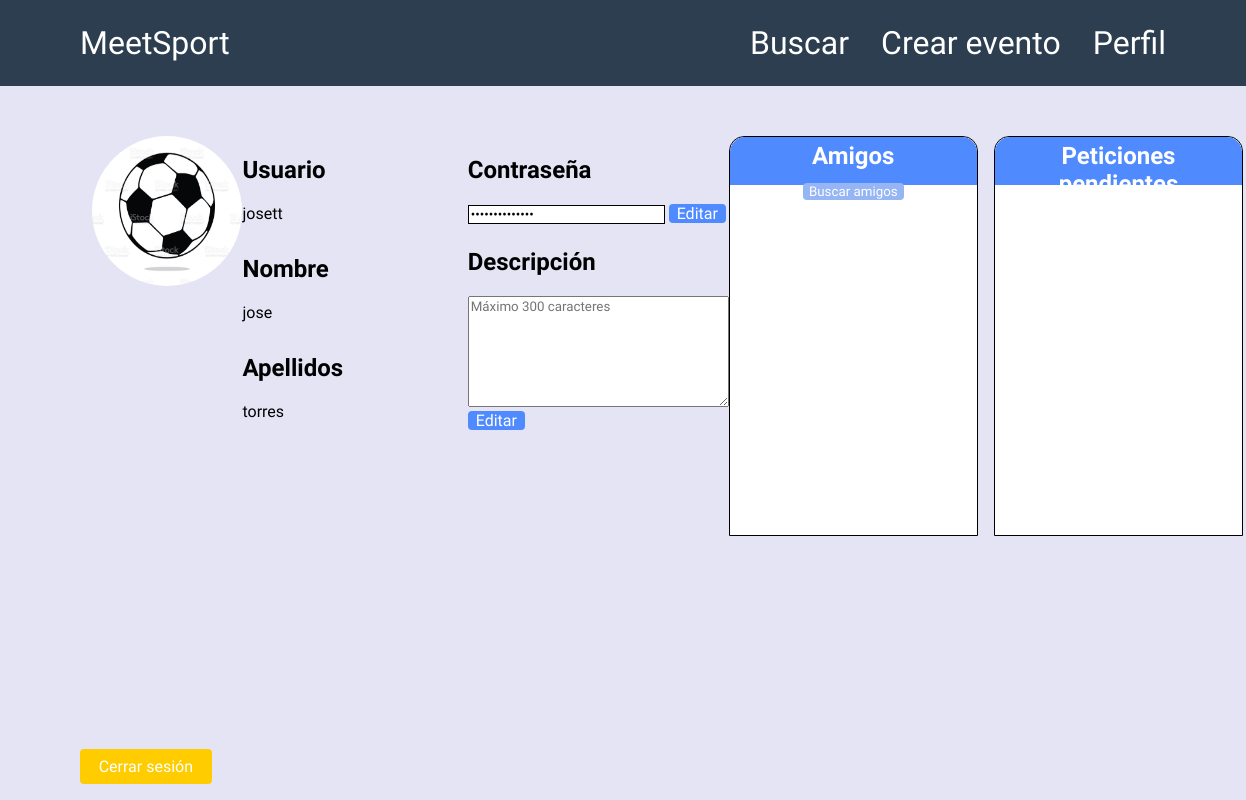
The page /assets/views/perfil.php (signed in) on the database its author committed.
### tables this page shows
CREATE TABLE `usuarios` (
  `id` int(11) NOT NULL,
  `correo` varchar(50) NOT NULL,
  `pass` varchar(18) NOT NULL,
  `nom_us` varchar(25) NOT NULL,
  `nombre` varchar(25) NOT NULL,
  `apellidos` varchar(25) NOT NULL,
  `descripcion` varchar(255) DEFAULT NULL,
  `foto` varchar(255) NOT NULL DEFAULT 'img_avatar.png',
  `tipo` int(11) NOT NULL DEFAULT 0
);

### assets/funciones/datos.php (called while the page is built, shortened)
<?php
include_once("../conexion/conexion.php");
$id_usuario = $_SESSION['id'];
$sql = "SELECT * FROM usuarios WHERE id = $id_usuario";
$resDatos = mysqli_query($conn,$sql);
function mostrarDatos($datos){
    require_once '../views/perfil.php';
}
?>

### assets/views/perfil.php (the view, shortened to what this page needs)
<!DOCTYPE html>
<html lang="en">
<head>
    <link rel="stylesheet" href="../styles/index.css" type="text/css">
    <link rel="stylesheet" href="../styles/form.css" type="text/css">
    <link rel="stylesheet" href="../styles/cabecera.css" type="text/css">
    <link rel="stylesheet" href="../styles/perfil.css" type="text/css">
</head>
<body>
    <?php
    require_once './cabecera.php';
    ?>
    <div class="perfil">
        <div class="contenido">
            <?php
            require_once '../funciones/datos.php';
            $nom_us = $datos['nom_us'];
            $nombre = $datos['nombre'];
            $apellidos = $datos['apellidos'];
            $descripcion = $datos['descripcion'];
            $contrasena = $datos['pass'];
            ?>
            <div>
                <img src="../img/<?=$datos['foto']?>" alt="Foto de perfil" id="fotoPerfilUsuario">
            </div>
            <?php
        echo "      <div class='des'>
                        <div class='lista'>
                        <li class='datosUs'>
                        <h2>Usuario</h2>
                        <ul>$nom_us</ul>
                        <h2>Nombre</h2>
                        <ul>$nombre</ul>
                        <h2>Apellidos</h2>
                        <ul>$apellidos</ul>
                        </li>
                        </div>
                        <div class='cajas'>
                        <h2 name='contrasena'>Contraseña</h2>
                        <form action='../funciones/cambiarDatos.php?tipo=contrasena' method='POST' method='GET'>
                        <input type='password' name='contrasena' id='contrasena' placeholder='cambia tu contrasena' value='$contrasena'>
                        <button id='editarDes'>Editar</button>
                        </form>
                        <h2 class='descripcion'>Descripción</h2>
                        <form action='../funciones/cambiarDatos.php?tipo=descripcion' method='POST'>
                        <textarea name='descripcion' id='descripcion' cols='30' rows='7' maxlength='300' placeholder='Máximo 300 caracteres'>$descripcion</textarea>
                        <button id='editarDes'>Editar</button>
                        </form>
                        </div>
                    </div>"
            ?>
            <div class="accion">
            <div id="amigos">
                <div id="cabeceraAmigos">
                    <h2 id="tituloamigos">Amigos</h2>
                    <button type="button" class="btn btn-primary btn-lg" onClick='mostrar()'>
                        Buscar amigos
                    </button>
                </div>
                <div id="cuerpoAmigos">
                    <ul id="listaAmigos">
                    </ul>
                </div>
            </div>
            <div id="peticiones">
                <div id="cabeceraPeticiones">
                    <h2 id="tituloPeticiones">Peticiones pendientes</h2>
                </div>
                <div id="cuerpoPeticiones">
                    <ul id="listaPeticiones">
                    </ul>
                </div>
            </div>
                    <form action="../funciones/cerrarSesion.php">
                        <button class="cerrarSesion" id="cerrarS">Cerrar sesión</button>
                    </form>
            </div>
        </div>
    </div>
</body>
</html>

### assets/styles/index.css (style rules this page uses)
* { box-sizing: border-box; font-family: 'Lato', sans-serif; font-family: 'Tajawal', sans-serif; box-shadow: none; }
body { padding-top:5rem; background-color:rgb(228, 228, 245); }
.cerrarSesion,.borrarCuenta,#editarDes,#editar,.borrar,#apuntar { background-color: #ffcc00; border: none; color: white; padding: 1vh 1.5vw; text-align: center; text-decoration: none; display: inline-block; font-size: 16px; cursor:pointer; margin-left: 0; }
#editarDes { background-color:rgb(79, 138, 255); padding: 0rem 0.5rem; }
button { border-radius:4px; }
.btn { background-color:rgb(149, 181, 245); border: none; color:white; border-radius:none; margin: 0.5rem; }

### assets/styles/form.css (style rules this page uses)
body { display: flex; align-items: center; flex-direction: column; }

### assets/styles/cabecera.css (style rules this page uses)
li { list-style: none; }

### assets/styles/perfil.css (style rules this page uses)
.perfil { display: flex; flex-direction: column; width:98vw; justify-content: space-between; list-style:none; margin-top: 1.5rem; padding-left: 5rem; }
.lista ul { margin-top: 0; margin-bottom: 2rem; padding-left: 0rem; }
.datosUs > :not(.editar) { display: flex; flex-direction: row; }
.contenido { margin-top: 1.5rem; display: flex; flex-direction: row; justify-content: space-between; }
button { margin-left:1rem; }
.descripcion { margin-top:1.5rem; }
input { border:1px solid black; }
.accion { display: flex; flex-direction: row; }
#amigos,#peticiones { border: 1px rgb(0, 0, 0) solid; border-radius: 15px 15px 0 0; background-color: white; height: 50vh; width: 20vw; margin-right: 1rem; }
#cabeceraAmigos,#cabeceraPeticiones { width: 100%; height: 12%; background-color:rgb(79, 138, 255); border-radius: 15px 15px 0 0; text-align: center; }
#cuerpoAmigos,#cuerpoPeticiones { overflow-y: scroll; width: 100%; height: 88%; }
#tituloamigos,#tituloPeticiones { padding: 5px; margin: 0; color: white; }
#listaAmigos,#listaPeticiones { height: 100%; padding-left: 0.5rem; margin-top:3rem; }
.cerrarSesion { position: fixed; bottom: 0; right: 20; left: 0; z-index: 0; border:none; margin-left:5rem; margin-bottom:1rem; }
#fotoPerfilUsuario { height: 150px; width: 150px; border-radius: 75px; }
.des { display:flex; flex-direction: row; justify-content:space-between; }
.cajas { margin-left: 10vw; }

### rows shown on the page
usuarios: foto (picture), nom_us "josett", nombre "jose", apellidos "torres"
